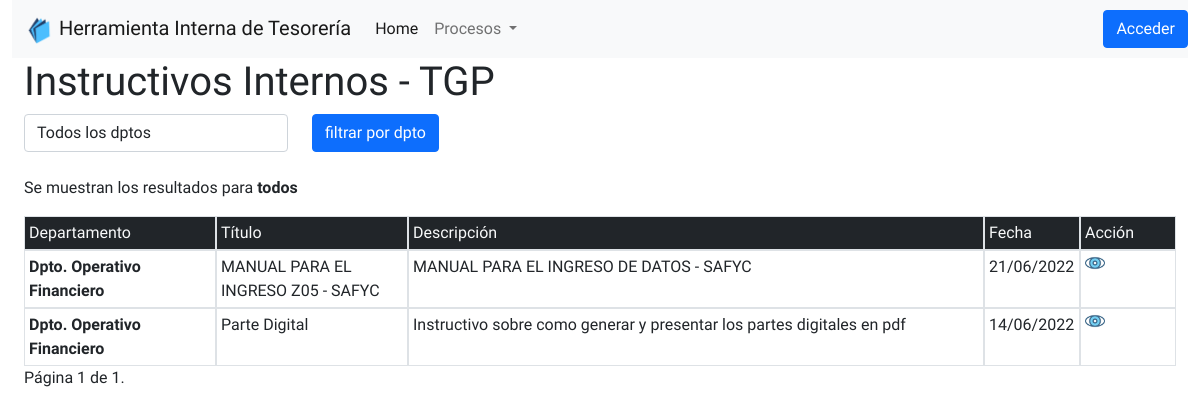
The page /instructivos/ on the database its author committed.
### instructivos/models.py (models this page shows)
class Instructivo(models.Model):
	departamento = models.ForeignKey(Group,on_delete=models.CASCADE,related_name='Departamento')
	titulo = models.CharField(max_length=255, verbose_name="Título")
	descripcion = models.TextField(verbose_name="Breve Descripción")
	contenido = RichTextField(verbose_name="Contenido")
	archivo1 = models.FileField(upload_to=content_file_name,blank=True,null=True)
	archivo2 = models.FileField(upload_to=content_file_name,blank=True,null=True)
	archivo3 = models.FileField(upload_to=content_file_name,blank=True,null=True)
	created = models.DateTimeField(auto_now_add=True, verbose_name="Fecha de creación")
	updated = models.DateTimeField(auto_now=True, verbose_name="Fecha de edición")
	class Meta:
		verbose_name = "Instructivo"
		verbose_name_plural = "Instructivos"
		ordering = ['-created']

### instructivos/views.py (the view)
# urls.py: path('', views.InstructivoListView.as_view(), name='instructivos'),
class InstructivoListView(ListView):
	model = Instructivo
	paginate_by = 10
	def get_context_data(self,**kwargs):
		context = super(InstructivoListView,self).get_context_data(**kwargs)
		grupos = Group.objects.all()
		lista_grupos = [grupo.name for grupo in grupos]
		if 'departamentos' in self.request.GET:
			dpto_filtro = self.request.GET['departamentos']
			context['dpto_filtro'] = dpto_filtro
		context['grupos'] = lista_grupos
		return context
	def get_queryset(self):
		queryset = Instructivo.objects.all()
		if 'departamentos' in self.request.GET:
			dpto_name = self.request.GET['departamentos']
			if dpto_name!="todos":
				dpto = Group.objects.get(name=str(dpto_name))
				queryset = Instructivo.objects.filter(departamento=dpto.id)
		return queryset

### core/templatetags/tags.py (called while the page is built)
@register.filter(name='has_group')
def has_group(user, group_name):
    group = Group.objects.get(name=group_name)
    return True if group in user.groups.all() else False

### instructivos/templates/instructivos/instructivo_list.html (shortened to what this page needs)
{% extends 'core/base.html' %}
{% load static %}
{% block content %}
<form method="GET">
	<div class="container-fluid">
		<h1>Instructivos Internos - TGP</h1>
		{% if grupos %}
		<div class="row align-items-start justify-content-start w-50">
			<div class="col">
					<select name="departamentos" class="form-control">
					<option value="todos">Todos los dptos</option>
				</select>
			</div>
			<div class="col">
				<input type="submit" name="filtrar_dpto" class="btn btn-primary" value="filtrar por dpto">
			</div>
		</div>
		{% endif %}
	</div>
</form>
<div>
	<div class="container-fluid">
		<br>
		{% if dpto_filtro %}
			<p>Se muestran los resultados para <b>{{dpto_filtro}}</b></p>
			{% else %}
			<p>Se muestran los resultados para <b>todos</b></p>
		{% endif %}
		{% if object_list %}
			<div class="d-flex flex-row align-self-stretch text-light bg-dark">
				<div class="flex-column col-2 border p-1">Departamento</div>
				<div class="flex-column col-2 border p-1">Título</div>
				<div class="flex-column col-6 border p-1">Descripción</div>
				<div class="flex-column col-1 border p-1">Fecha</div>
				<div class="flex-column col-1 border bg-dark p-1">Acción</div>
			</div>
		{% for i in object_list %}
			<div class="d-flex flex-row flex-nowrap align-self-stretch">
				<div class="flex-column col-2 border p-1"><b>{{i.departamento}}</b></div>
				<div class="flex-column col-2 border p-1">{{i.titulo}}</div>
				<div class="flex-column col-6 border p-1">{{i.descripcion}}</div>
				<div class="flex-column col-1 border p-1">{{i.created|date:'d/m/Y'}}</div>
				<div class="flex-column col-1 border">
					<a class="p-1" href="{% url 'instructivos-detail' i.id %}">
						<img class="icon-table" title="ver" src="{% static 'img/icon/ver.png' %}">
					</a>
				</div>
			</div>
		{% endfor %}
		{% else %}
			<p>No hay Instructivos Cargados</p>
		{% endif %}
		  <div class="pagination">
		    <span class="step-links">
		        <span class="current">
		            Página {{ page_obj.number }} de {{ page_obj.paginator.num_pages }}.
		        </span>
		    </span>
 		  </div>
	</div>
</div>
{% endblock %}

### core/templates/core/base.html (shortened to what this page needs)
<!DOCTYPE html>
<html lang="es">
<head>
    {% load static %}
    {% load tags %}
    <link rel="stylesheet" href="{% static 'core/bootstrap/css/style.css' %}">
    <link rel="stylesheet" href="{% static 'core/bootstrap/css/bootstrap.min.css' %}">
</head>
<body>
        <div class="container-fluid wrapper">
            <nav class="navbar navbar-expand-lg navbar-light bg-light">
                <div class="container-fluid">
                    <a href="{% url 'home' %}" class="navbar-brand">
                        <img src="{% static 'core/img/TGP - NBG.png' %}" width="30" height="30" alt="">
                        Herramienta Interna de Tesorería
                    </a>
                  <div class="collapse navbar-collapse" id="navbarNavDropdown">
                    <ul class="navbar-nav">
                      <li class="nav-item">
                        <a class="nav-link active" aria-current="page" href="{% url 'home' %}">Home</a>
                      </li>
                      <li class="nav-item dropdown">
                        <a class="nav-link dropdown-toggle" href="#" id="navbarDropdownMenuLink1" role="button" data-bs-toggle="dropdown" aria-expanded="false">
                          Procesos
                        </a>
                      </li>
                    </ul>
                  </div>
                </div>
                {% if request.user.is_authenticated %}
                <div class="nav-link dropdown">
                  <a class="nav-link dropdown-toggle" href="#" role="button" data-bs-toggle="dropdown" aria-expanded="false" id="navbarDropdownMenuLink4">{{user.username}}</a>
                  <ul class="dropdown-menu" aria-labelledby="navbarDropdownMenuLink4">
                      <li><a class="dropdown-item" href="{% url 'password_reset' %}">Camb. Contraseña</a></li>
                      <li><a class="dropdown-item" href="{% url 'logout' %}">Salir</a></li>
                  </ul>
                </div>
                {% else %}
                  <a class="btn btn-primary" href="{% url 'login' %}">Acceder</a>
                {% endif %}
              </nav>
            {% block content %}{% endblock %}
        </div>
<br>
</body>
</html>

### rows shown on the page
Instructivo: departamento "Dpto. Operativo Financiero", titulo "MANUAL PARA EL INGRESO Z05 - SAFYC", descripcion "MANUAL PARA EL INGRESO DE DATOS - SAFYC", created "21/06/2022"
Instructivo: departamento "Dpto. Operativo Financiero", titulo "Parte Digital", descripcion "Instructivo sobre como generar y presentar los partes digitales en pdf", created "14/06/2022"

### other values the page prints
{{ page_obj.number }} "1"
{{ page_obj.paginator.num_pages }} "1"
